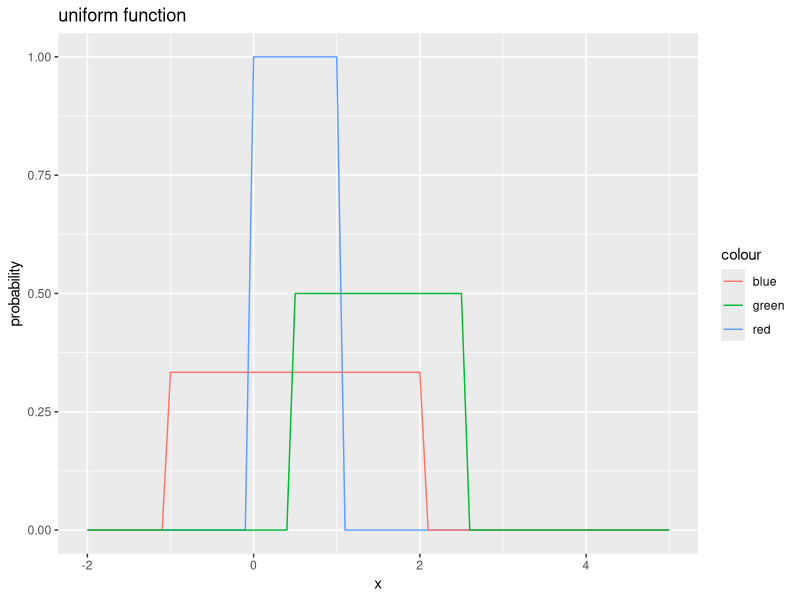
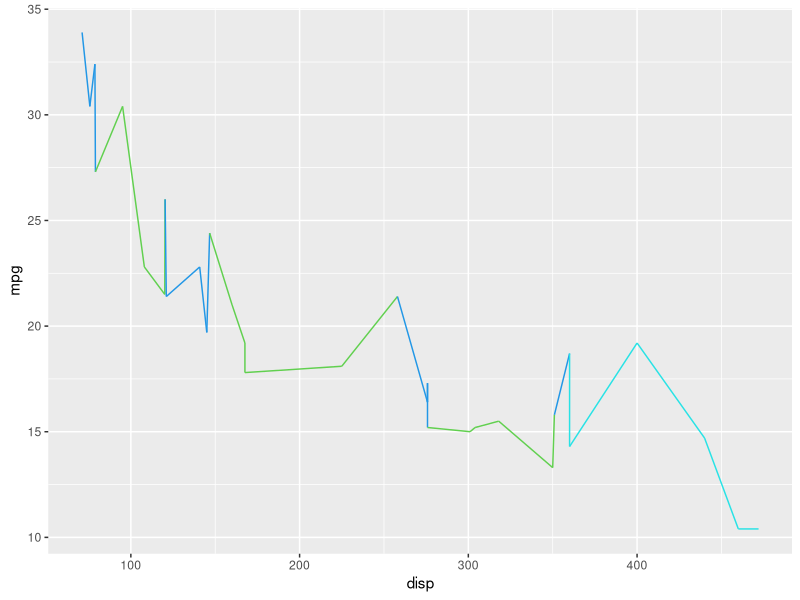

Recreate these plots in R, in order.
## ---- chunk 1
library(ggplot2)

# Just ignore this code :)
.score = new.env()
.score$PASS = 0
.score$FAIL = 0

#' Check that your answer is correct.
#'
#' @param expr expression that should evaluate to TRUE if the answer is correct.
check = function(expr)
{
  status = tryCatch(expr, error = identity)
  if(isTRUE(status)){
    .score$PASS = .score$PASS + 1
    cat("PASS")
  } else {
    .score$FAIL = .score$FAIL + 1
    cat("FAIL")
  }
}

#' Check that every element of x and y are "close enough".
#'
#' @param x numeric vector
#' @param y numeric vector
close_enough = function(x, y, epsilon = 1e-5)
{
  max(abs(x - y)) < epsilon
}
## ---- chunk 2
x = seq(from = -2.0, to = 5.0, by = .1)
check(x[1] == -2)
check(length(x) == 71)
## ---- chunk 3
df_uniform = data.frame(x)
df_uniform$unif1 = dunif(x, min =  0, max = 1)
df_uniform$unif2 = dunif(x, min =  -1, max = 2)
df_uniform$unif3 = dunif(x, min =  .5, max = 2.5)
g = ggplot() + 
  geom_line(data = df_uniform, mapping = aes(x = x, y = unif1, color = "red")) + 
  geom_line(data = df_uniform, mapping = aes(x = x, y = unif2, color = "blue")) + 
  geom_line(data = df_uniform, mapping = aes(x = x, y = unif3, color = "green")) +
  labs(title = "uniform function", xlab = "x value", ylab = "probability") + 
  ylab("probability")
g
## ---- chunk 4
result = rep(0, length(x))

dunif2 = function(x, min = 0, max = 1) {
  p = 1 / (max - min)
  condition = ( (x >= min) & (x <= max))
  ifelse(condition, p, 0)
}



x3 = seq(from = -10, to = 10)
check(close_enough(
  dunif(x3), dunif2(x3)
))
check(close_enough(
  dunif(x3, min = -0.5, max = 2.5), 
  dunif2(x3, min = -0.5, max = 2.5)
))
## ---- chunk 5
median_mpg = median(mtcars$mpg)
number_cyl = 4
boolean_mask_4 = ( (mtcars$mpg > median_mpg) & (mtcars$cyl == number_cyl) ) 
mtcars2 = mtcars[boolean_mask_4,]
check(nrow(mtcars2) == 11)
## ---- chunk 6
# View(mtcars)
g = ggplot(data = mtcars) +
 geom_line(aes(x = disp, y = mpg), color = mtcars$gear, data = mtcars)

print(g)
## ---- chunk 7
l = list(letters, LETTERS, 1:10, rnorm(5))

l_len = c(length(l[[1]]), length(l[[2]]), length(l[[3]]), length(l[[4]]))
## ---- chunk 8
# TODO
l_len2 = sapply(l, FUN = length)
check(close_enough(l_len, l_len2))
## ---- chunk 9
sprintf("Auto score:  %i / %i total points", .score$PASS, .score$PASS + .score$FAIL)
